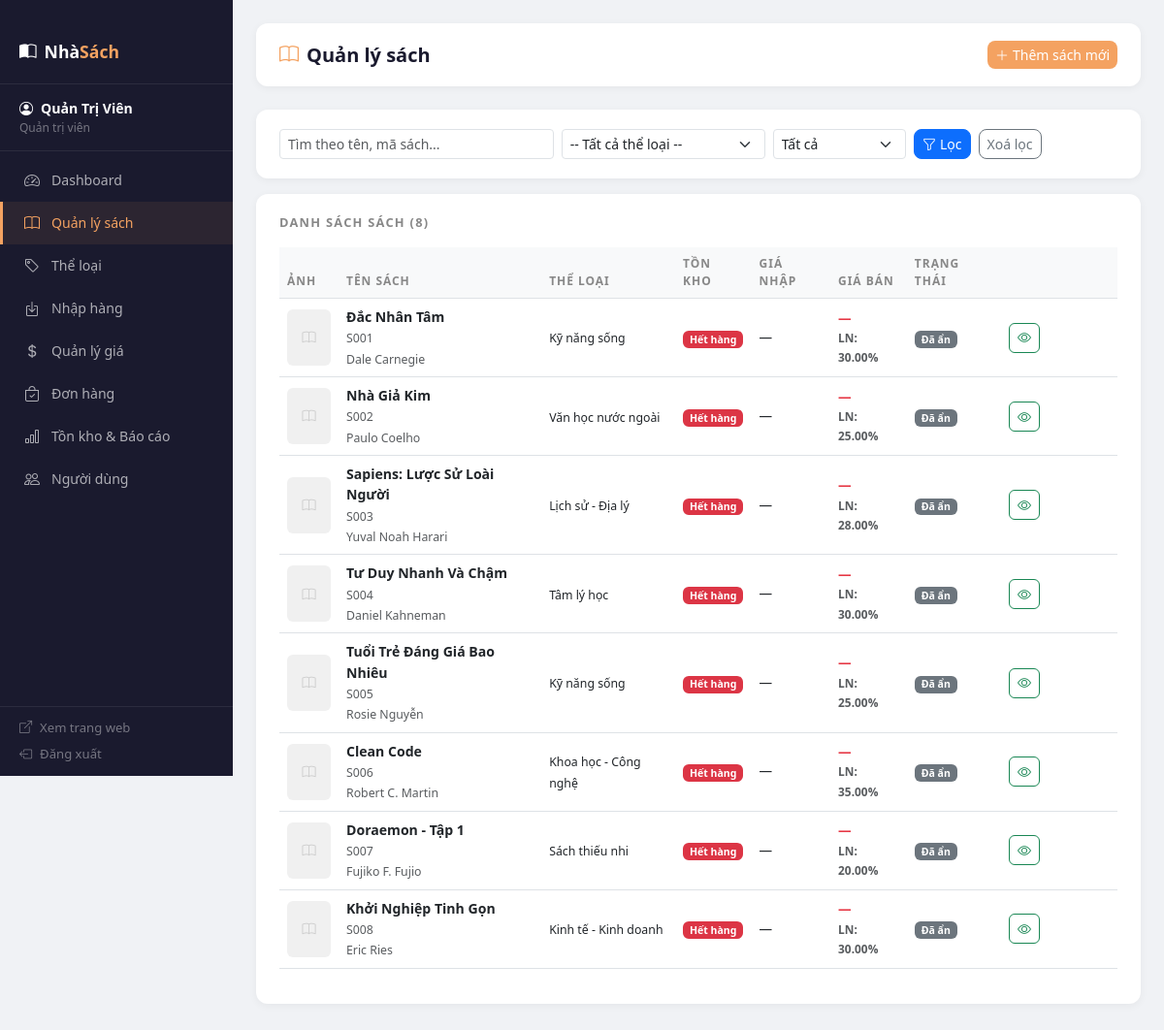
The page /admin/products.php (signed in) on the database as committed earlier.
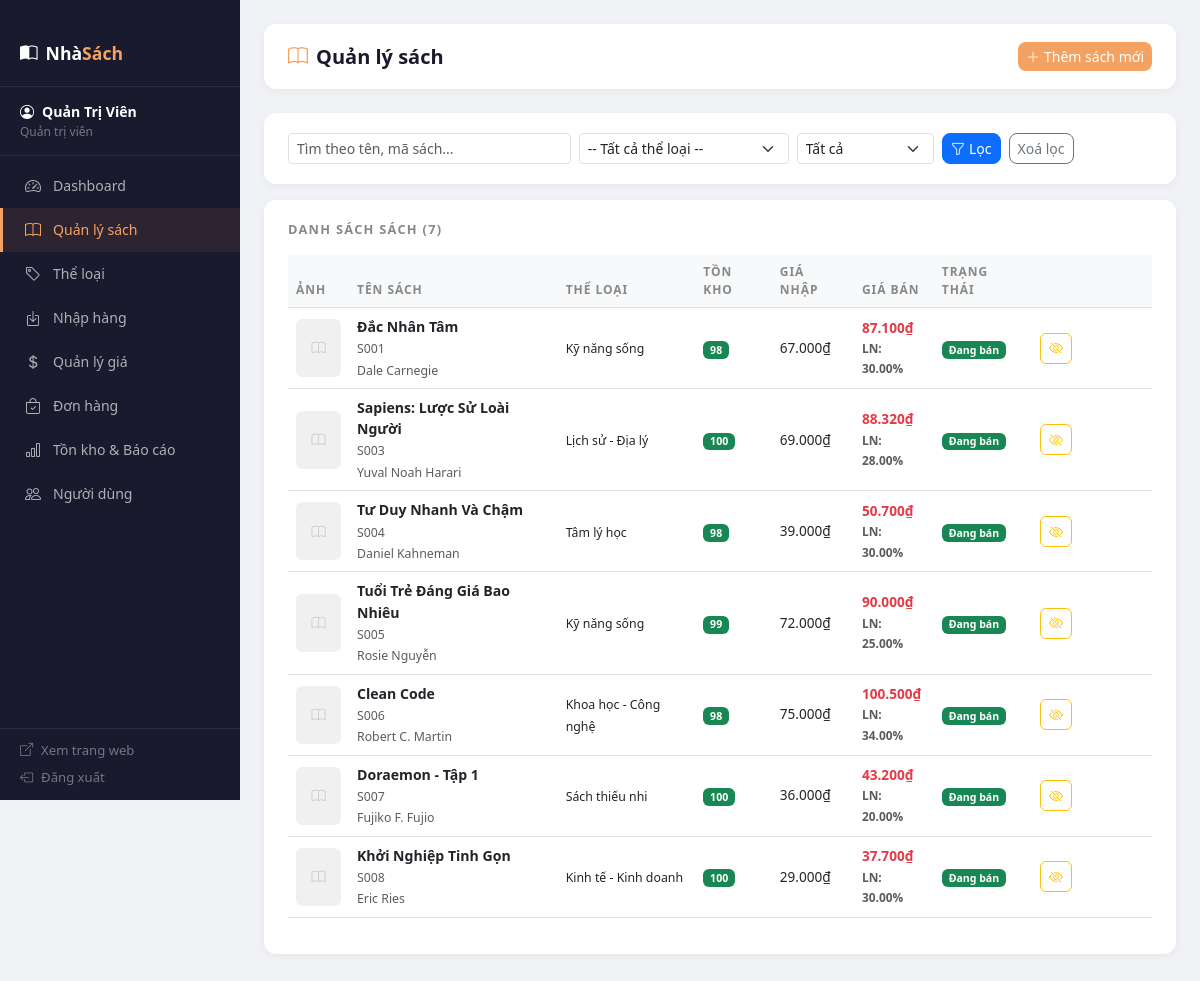
The same page on the database as committed later.
### tables this page shows
CREATE TABLE `sach` (
  `id` int(11) NOT NULL,
  `ma_sach` varchar(20) NOT NULL,
  `ten` varchar(255) NOT NULL,
  `tac_gia` varchar(150) DEFAULT NULL,
  `the_loai_id` int(11) NOT NULL,
  `nha_xb` varchar(150) DEFAULT NULL,
  `mo_ta` text DEFAULT NULL,
  `don_vi_tinh` varchar(30) DEFAULT 'cuốn',
  `hinh` varchar(255) DEFAULT NULL,
  `so_luong` int(11) NOT NULL DEFAULT 0,
  `gia_nhap` decimal(15,2) NOT NULL DEFAULT 0.00,
  `ty_le_ln` decimal(5,2) NOT NULL DEFAULT 0.00,
  `hien_trang` tinyint(1) NOT NULL DEFAULT 1,
  `da_nhap_hang` tinyint(1) NOT NULL DEFAULT 0,
  `ngay_tao` datetime DEFAULT current_timestamp()
);

CREATE TABLE `the_loai` (
  `id` int(11) NOT NULL,
  `ten` varchar(100) NOT NULL,
  `mo_ta` text DEFAULT NULL,
  `trang_thai` tinyint(1) NOT NULL DEFAULT 1
);

### admin/products.php (the view, shortened to what the changed rows need)
<?php
require_once 'includes/admin_header.php';
$where  = ["1=1"];
$params = [];
$where_sql = implode(' AND ', $where);
$sachs = $pdo->prepare("
    SELECT s.*, tl.ten AS ten_the_loai,
           ROUND(s.gia_nhap * (1 + s.ty_le_ln/100), 0) AS gia_ban
    FROM sach s JOIN the_loai tl ON tl.id = s.the_loai_id
    WHERE $where_sql
    ORDER BY s.ngay_tao DESC
");
$sachs->execute($params);
$sachs = $sachs->fetchAll();
?>
<div class="admin-card">
  <div class="d-flex justify-content-between mb-3">
    <div class="card-title mb-0">Danh sách sách (<?= count($sachs) ?>)</div>
  </div>
  <?php if (empty($sachs)): ?>
    <p class="text-muted text-center py-4">Không có sách nào.</p>
  <?php else: ?>
  <div class="table-responsive">
    <table class="table admin-table table-hover">
      <thead>
        <tr>
          <th style="width:60px;">Ảnh</th>
          <th>Tên sách</th>
          <th>Thể loại</th>
          <th>Tồn kho</th>
          <th>Giá nhập</th>
          <th>Giá bán</th>
          <th>Trạng thái</th>
          <th style="width:120px;"></th>
        </tr>
      </thead>
      <tbody>
        <?php foreach ($sachs as $s): ?>
          <tr style="cursor:pointer;"
              onclick="window.location='/nhasach/admin/products.php?edit=<?= $s['id'] ?>'"
              onmouseover="this.style.background='#fff8f3'"
              onmouseout="this.style.background=''">
            <td>
              <?php if (!empty($s['hinh']) && file_exists('../uploads/' . $s['hinh'])): ?>
                <img src="/nhasach/uploads/<?= htmlspecialchars($s['hinh']) ?>"
                     style="width:45px;height:58px;object-fit:cover;border-radius:6px;">
              <?php else: ?>
                <div style="width:45px;height:58px;background:#f0f0f0;border-radius:6px;
                            display:flex;align-items:center;justify-content:center;color:#ccc;">
                  <i class="bi bi-book"></i>
                </div>
              <?php endif; ?>
            </td>
            <td>
              <div class="fw-semibold" style="font-size:.88rem;">
                <?= htmlspecialchars($s['ten']) ?>
              </div>
              <small class="text-muted"><?= htmlspecialchars($s['ma_sach']) ?></small>
              <?php if (!empty($s['tac_gia'])): ?>
                <br><small class="text-muted"><?= htmlspecialchars($s['tac_gia']) ?></small>
              <?php endif; ?>
            </td>
            <td><small><?= htmlspecialchars($s['ten_the_loai']) ?></small></td>
            <td>
              <?php if ($s['so_luong'] == 0): ?>
                <span class="badge bg-danger">Hết hàng</span>
              <?php elseif ($s['so_luong'] <= 5): ?>
                <span class="badge bg-warning text-dark"><?= $s['so_luong'] ?></span>
              <?php else: ?>
                <span class="badge bg-success"><?= $s['so_luong'] ?></span>
              <?php endif; ?>
            </td>
            <td style="font-size:.85rem;">
              <?= $s['gia_nhap'] > 0 ? number_format($s['gia_nhap'], 0, ',', '.').'₫' : '—' ?>
            </td>
            <td style="font-size:.85rem; color:#e63946; font-weight:600;">
              <?= $s['gia_ban'] > 0 ? number_format($s['gia_ban'], 0, ',', '.').'₫' : '—' ?>
              <br><small class="text-muted">LN: <?= $s['ty_le_ln'] ?>%</small>
            </td>
            <td>
              <?php if ($s['hien_trang']): ?>
                <span class="badge bg-success">Đang bán</span>
              <?php else: ?>
                <span class="badge bg-secondary">Đã ẩn</span>
              <?php endif; ?>
            </td>
            <td>
              <div class="d-flex gap-1 flex-wrap"
                   onclick="event.stopPropagation()">
                <?php if ($s['hien_trang']): ?>
                  <a href="/nhasach/admin/products.php?action=delete&id=<?= $s['id'] ?>"
                     class="btn btn-sm btn-outline-warning" style="border-radius:6px;"
                     title="Ẩn sách"
                     onclick="return confirm('Ẩn sách này khỏi cửa hàng?')">
                    <i class="bi bi-eye-slash"></i>
                  </a>
                <?php else: ?>
                  <a href="/nhasach/admin/products.php?action=show&id=<?= $s['id'] ?>"
                     class="btn btn-sm btn-outline-success" style="border-radius:6px;"
                     title="Hiện lại">
                    <i class="bi bi-eye"></i>
                  </a>
                <?php endif; ?>
              </div>
            </td>
          </tr>
        <?php endforeach; ?>
      </tbody>
    </table>
  </div>
  <?php endif; ?>
</div>
<?php
require_once 'includes/admin_footer.php';
?>

### admin/includes/admin_header.php (shortened to what the changed rows need)
<?php
$current_page = basename($_SERVER['PHP_SELF']);
$nav_items = [
    ['file' => 'index.php',     'icon' => 'bi-speedometer2',  'label' => 'Dashboard'],
    ['file' => 'products.php',  'icon' => 'bi-book',          'label' => 'Quản lý sách'],
    ['file' => 'categories.php','icon' => 'bi-tag',           'label' => 'Thể loại'],
    ['file' => 'import.php',    'icon' => 'bi-box-arrow-in-down','label' => 'Nhập hàng'],
    ['file' => 'prices.php',    'icon' => 'bi-currency-dollar','label' => 'Quản lý giá'],
    ['file' => 'orders.php',    'icon' => 'bi-bag-check',     'label' => 'Đơn hàng'],
    ['file' => 'inventory.php', 'icon' => 'bi-bar-chart',     'label' => 'Tồn kho & Báo cáo'],
    ['file' => 'users.php',     'icon' => 'bi-people',        'label' => 'Người dùng'],
];
?>
<!DOCTYPE html>
<html lang="vi">
<head>
  <link href="https://cdn.jsdelivr.net/npm/bootstrap@5.3.0/dist/css/bootstrap.min.css" rel="stylesheet">
  <link href="https://cdn.jsdelivr.net/npm/bootstrap-icons@1.10.5/font/bootstrap-icons.css" rel="stylesheet">
  <link href="/nhasach/assets/css/style.css" rel="stylesheet">
</head>
<body>
<div class="admin-sidebar">
  <nav class="sidebar-nav">
    <?php foreach ($nav_items as $item): ?>
      <a href="/nhasach/admin/<?= $item['file'] ?>"
         class="admin-nav-link <?= $current_page === $item['file'] ? 'active' : '' ?>">
        <i class="bi <?= $item['icon'] ?>"></i>
        <?= $item['label'] ?>
      </a>
    <?php endforeach; ?>
  </nav>
</div>
<div class="admin-content">

Rows that differ between the two databases and show on the page:
removed sach: hinh "nha-gia-kim.jpg" (drawn), ten "Nhà Giả Kim", ma_sach "S002", tac_gia "Paulo Coelho", the_loai.ten "Văn học nước ngoài", so_luong "Hết hàng", ty_le_ln "25.00", hien_trang "Đã ẩn"
changed sach "Đắc Nhân Tâm": so_luong (not shown) → "98"; gia_nhap (not shown) → "67.000"; gia_ban (not shown) → "87.100"; gia_nhap "—" → "₫"; text "—" → "₫"; hien_trang "Đã ẩn" → "Đang bán"; no longer shows "Hết hàng"
changed sach "Sapiens: Lược Sử Loài Người": so_luong (not shown) → "100"; gia_nhap (not shown) → "69.000"; gia_ban (not shown) → "88.320"; gia_nhap "—" → "₫"; text "—" → "₫"; hien_trang "Đã ẩn" → "Đang bán"; no longer shows "Hết hàng"
changed sach "Tư Duy Nhanh Và Chậm": so_luong (not shown) → "98"; gia_nhap (not shown) → "39.000"; gia_ban (not shown) → "50.700"; gia_nhap "—" → "₫"; text "—" → "₫"; hien_trang "Đã ẩn" → "Đang bán"; no longer shows "Hết hàng"
changed sach "Tuổi Trẻ Đáng Giá Bao Nhiêu": so_luong (not shown) → "99"; gia_nhap (not shown) → "72.000"; gia_ban (not shown) → "90.000"; gia_nhap "—" → "₫"; text "—" → "₫"; hien_trang "Đã ẩn" → "Đang bán"; no longer shows "Hết hàng"
changed sach "Clean Code": so_luong (not shown) → "98"; gia_nhap (not shown) → "75.000"; gia_ban (not shown) → "100.500"; ty_le_ln "35.00" → "34.00"; gia_nhap "—" → "₫"; text "—" → "₫"; hien_trang "Đã ẩn" → "Đang bán"; no longer shows "Hết hàng"
changed sach "Doraemon - Tập 1": so_luong (not shown) → "100"; gia_nhap (not shown) → "36.000"; gia_ban (not shown) → "43.200"; gia_nhap "—" → "₫"; text "—" → "₫"; hien_trang "Đã ẩn" → "Đang bán"; no longer shows "Hết hàng"
changed sach "Khởi Nghiệp Tinh Gọn": so_luong (not shown) → "100"; gia_nhap (not shown) → "29.000"; gia_ban (not shown) → "37.700"; gia_nhap "—" → "₫"; text "—" → "₫"; hien_trang "Đã ẩn" → "Đang bán"; no longer shows "Hết hàng"
Other text that changed with them:
count($sachs): "8" → "7"
